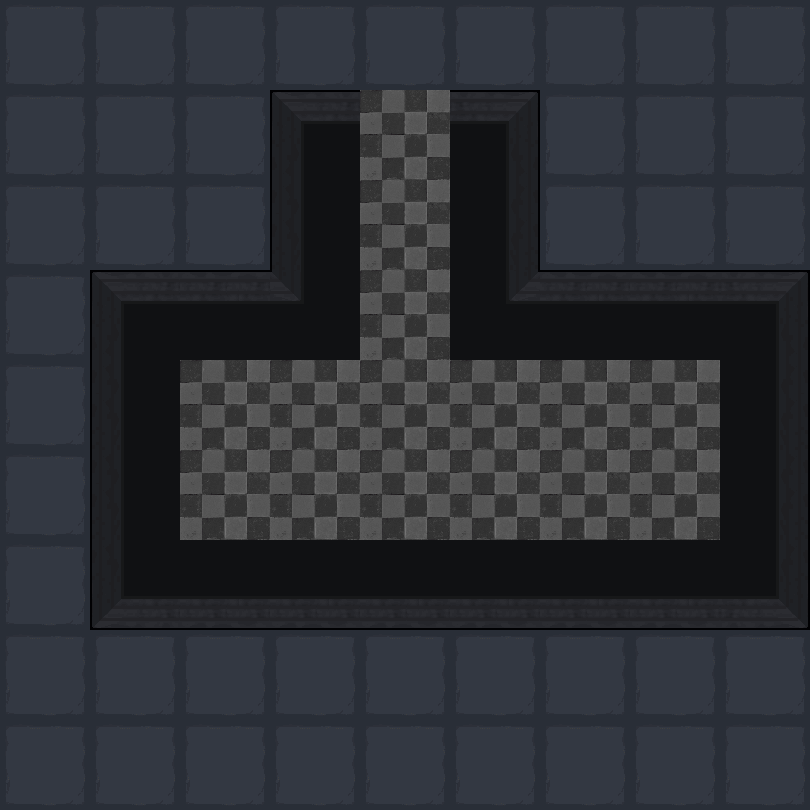

A 2D game scene composited from a Tiled map and its tileset images. What follows is a short description and the map's XML, with each tile layer's data collapsed to a summary:
An orthogonal 9x9 tile map with 90x90 px tiles, 2 tile layers (地形, 障碍) and 16 objects (12x map, 2x spring, bed, door).

<map version="1.5" tiledversion="1.7.2" orientation="orthogonal" renderorder="right-down" width="9" height="9" tilewidth="90" tileheight="90" infinite="0" nextlayerid="4" nextobjectid="22">
 <tileset firstgid="1" name="2" tilewidth="90" tileheight="90" tilecount="100" columns="10">
  <image source="1.png" trans="ff00ff" width="900" height="900" />
 </tileset>
 <layer id="1" name="地形" width="9" height="9">
  <data>[81 cells, 81 non-empty, 2 distinct tile ids]</data>
 </layer>
 <layer id="2" name="障碍" width="9" height="9">
  <data>[81 cells, 23 non-empty, 10 distinct tile ids]</data>
 </layer>
 <objectgroup id="3" name="对象">
  <object id="2" name="bed" x="360" y="450" width="90" height="90" />
  <object id="3" name="map" x="630" y="360" width="90" height="90" />
  <object id="4" name="map" x="270" y="360" width="90" height="90" />
  <object id="5" name="map" x="360" y="360" width="90" height="90" />
  <object id="7" name="map" x="180" y="360" width="90" height="90" />
  <object id="9" name="map" x="540" y="450" width="90" height="90" />
  <object id="10" name="map" x="450" y="360" width="90" height="90" />
  <object id="11" name="map" x="540" y="360" width="90" height="90" />
  <object id="12" name="map" x="630" y="450" width="90" height="90" />
  <object id="15" name="map" x="450" y="450" width="90" height="90" />
  <object id="16" name="map" x="270" y="450" width="90" height="90" />
  <object id="17" name="map" x="360" y="180" width="90" height="90">
   <properties>
    <property name="weapon" type="int" value="1" />
   </properties>
  </object>
  <object id="18" name="map" x="360" y="270" width="90" height="90">
   <properties>
    <property name="weapon" type="int" value="2" />
   </properties>
  </object>
  <object id="19" name="spring" x="180" y="450" width="90" height="90">
   <properties>
    <property name="direction" value="3" />
   </properties>
  </object>
  <object id="20" name="spring" x="540" y="630" width="90" height="90">
   <properties>
    <property name="direction" value="1" />
   </properties>
  </object>
  <object id="21" name="door" x="360" y="90" width="90" height="90">
   <properties>
    <property name="LorR" type="int" value="1" />
    <property name="motion" type="int" value="4" />
    <property name="rotate" type="int" value="0" />
   </properties>
  </object>
 </objectgroup>
</map>
